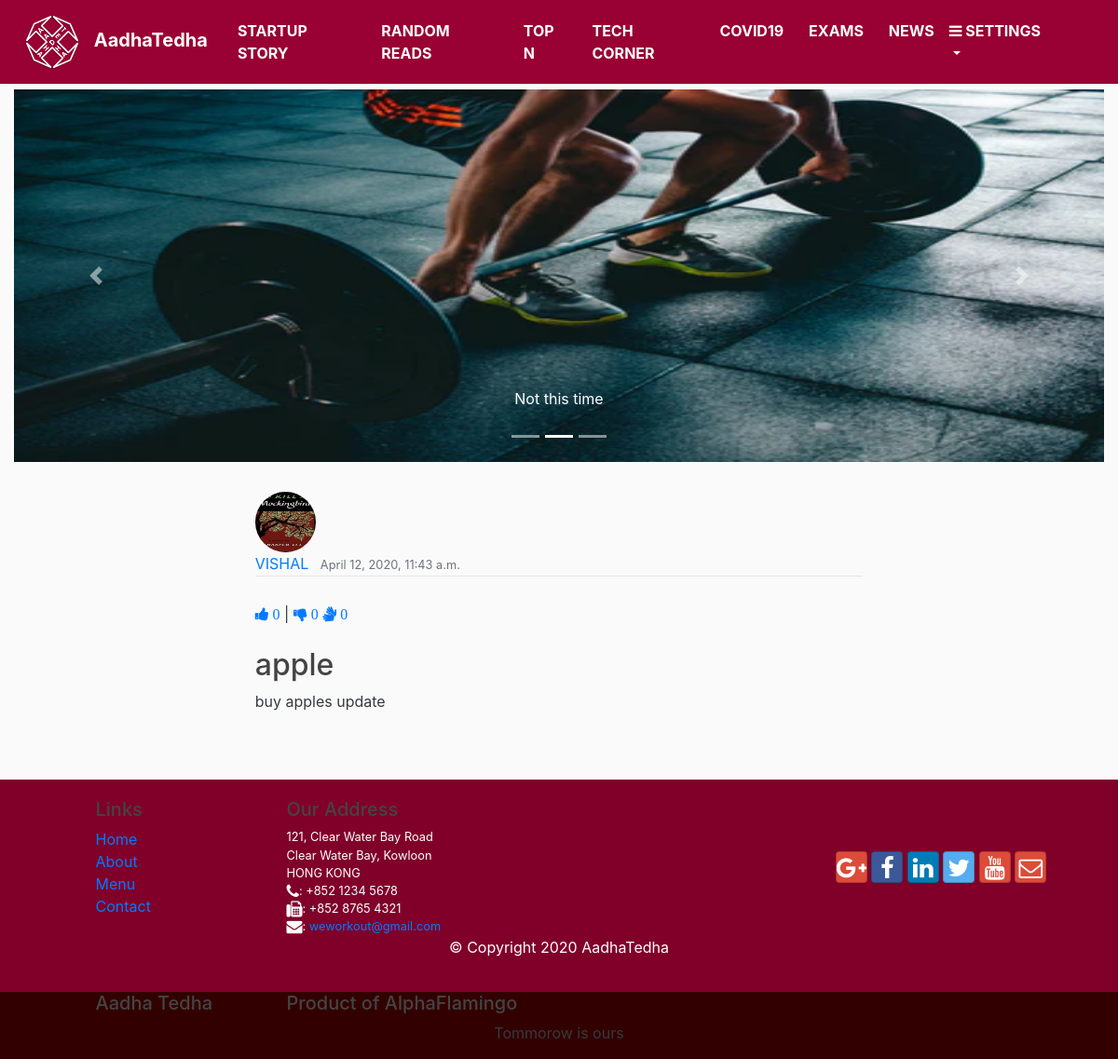
The app's page /post/4/, older data.
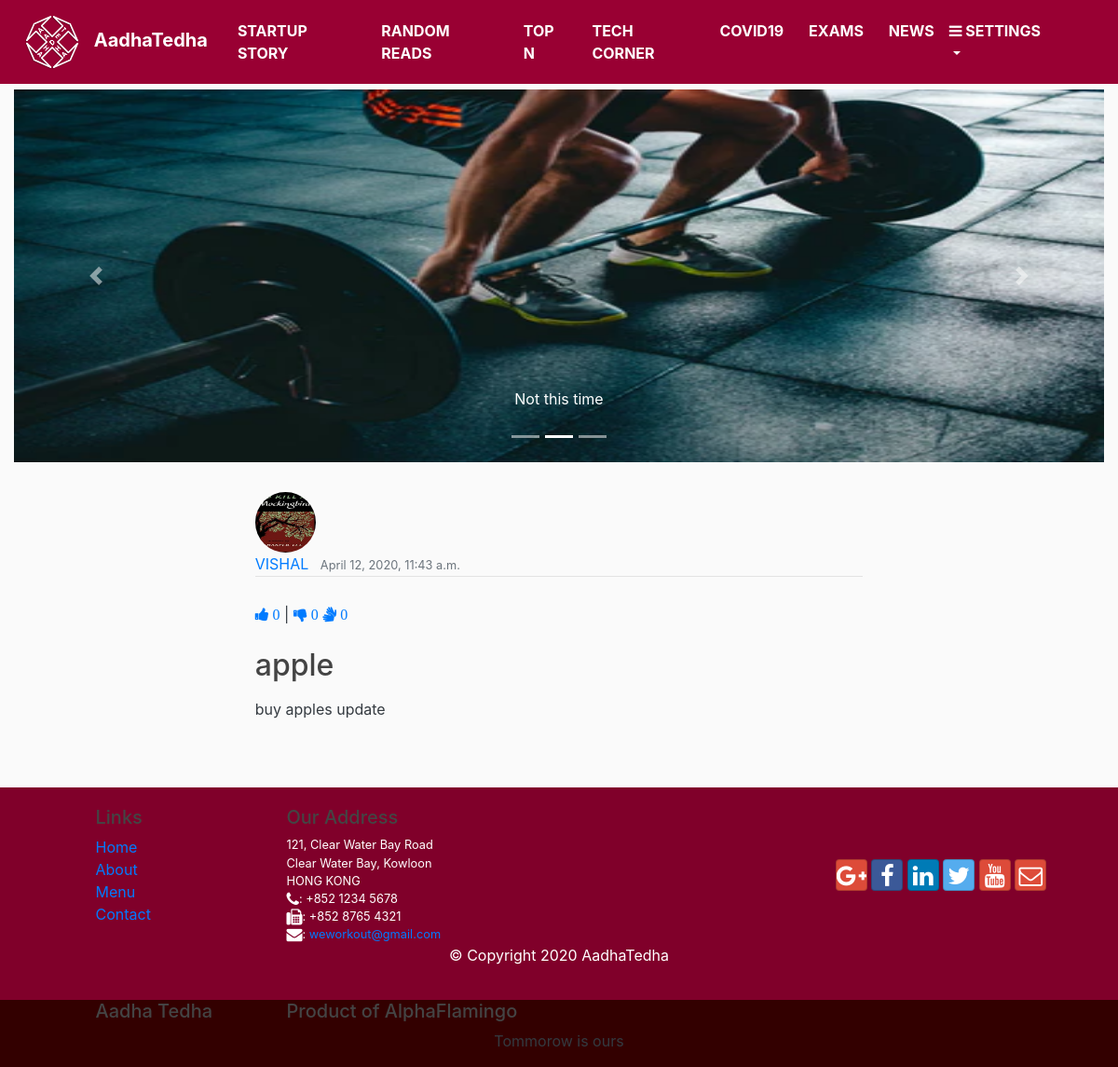
The same page, newer data.
### blog/models.py (models this page shows, shortened)
class Post(models.Model):
	author = models.ForeignKey(User, on_delete=models.CASCADE)
	title = models.CharField(max_length=100)
	section_CHOICES = [('Startup Story', 'Startup Story'), ('Random Reads', 'Random Reads'),
	('Top N', 'Top N'), ('Tech Corner', 'Tech Corner'), ('Convid-19', 'Covid-19'),
	('News', 'News'), ('Competetive Exams', 'Competetive Exams')]
	section = models.CharField(max_length=100, choices=section_CHOICES, default='Random Reads')
	content = RichTextUploadingField(blank=True)
	content2 = RichTextUploadingField(blank=True, config_name='special',
                                      external_plugin_resources=[
                                          ('youtube',
                                            '/static/blog/vendor/ckeditor_plugins/youtube/youtube/',
                                            'plugin.js',
                                            )
                                      ])
	date_posted = models.DateTimeField(default=timezone.now)
	last_edit = models.DateTimeField(auto_now=True)
	likes = models.IntegerField(default=0)
	dislikes = models.IntegerField(default=0)
	claps = models.IntegerField(default=0)

### users/models.py (models this page shows, shortened)
class Profile(models.Model):
    user = models.OneToOneField(User, on_delete=models.CASCADE)
    image = models.ImageField(default='default.jpg', upload_to='profile_pics')

### blog/views.py (the view)
# urls.py: path('post/<int:pk>/', PostDetailView.as_view(), name='post-detail'),
class PostDetailView(DetailView):
    model = Post
    context_object_name = 'eachpost'

### blog/templates/blog/post_detail.html (shortened to what this page needs)
{% extends "blog/base.html" %}
{% load mathfilters %}
{% load social_share %}
{% block content %}
<div class=" container-fluid col-7 py-3 "  >
    <img class="rounded-circle article-img" src="{{ eachpost.author.profile.image.url }}">
    <div class="media-body">
      <div class="article-metadata">
        <a id="page_top" class="mr-2" href="#">{{ eachpost.author|upper }}</a>
        <small class="text-muted">{{ eachpost.date_posted}}</small>
      </div>
      <br>
          <a href="#" onClick="document.getElementById('likebutton').submit()"><i class="fa fa-thumbs-up"> {{eachpost.likes}} </i></a>
              |
          <a href="#" onClick="document.getElementById('dislikebutton').submit()"><i class="fa fa-thumbs-down"> {{eachpost.dislikes}} </i></a>
          <a href="#"  onClick="document.getElementById('clapbutton').submit()"><i class="fa fa-sign-language"> {{eachpost.claps}} </i></a>
          <br>
      <h2 class="article-title">{{ eachpost.title }}</h2>
      <p class="article-content">{{ eachpost.content|safe }}</p>
      <br>
    </div>
</div>
{% endblock content %}

### blog/templates/blog/base.html (shortened to what the changed rows need)
{% load static %}
<!DOCTYPE html>
<html>
<head>
    <link rel="stylesheet" href="https://maxcdn.bootstrapcdn.com/bootstrap/4.0.0/css/bootstrap.min.css">
    <link rel="stylesheet" type="text/css" href="{% static 'blog/main.css' %}">
    <link rel="stylesheet" type="text/css"
    href="{% static 'blog/bootstrap-social/bootstrap-social.css' %}">
    <link rel="stylesheet"
    href="{% static 'blog/font-awesome/css/font-awesome.min.css' %}">
</head>
<body class="text-dark">
    <header class="site-header">
      <nav class="navbar navbar-expand-lg navbar-dark fixed-top py-0"
        style="font-weight:750; background-color: #990033; opacity:1.0">
          <div class="collapse navbar-collapse" id="navbarToggle">
            <div class="navbar-nav mr-auto">
              <a class="nav-item nav-link text-white" href="{% url 'section-home' 'startup' %}"> {{"Startup Story"|upper}} </a>  &nbsp &nbsp
              <a class="nav-item nav-link text-white" href="{% url 'section-home' 'random' %}">{{"Random Reads"|upper}}  </a>  &nbsp &nbsp
              <a class="nav-item nav-link text-white" href="{% url 'section-home' 'topn' %}">{{"Top N"|upper}}  </a>  &nbsp &nbsp
              <a class="nav-item nav-link text-white" href="{% url 'section-home' 'techcorner' %}"> {{"Tech corner"|upper}}</a>  &nbsp &nbsp
              <a class="nav-item nav-link text-white" href="{% url 'section-home' 'covid19' %}"> {{"Covid19"|upper}}</a> &nbsp &nbsp
              <a class="nav-item nav-link text-white" href="{% url 'section-home' 'compexam' %}"> {{"Exams"|upper}}</a> &nbsp &nbsp
              <a class="nav-item nav-link text-white" href="{% url 'section-home' 'news' %}"> {{"News"|upper}}</a>
            </div>
          </div>
      </nav>
    </header>
    <main role="main" class="container-fluid">
      <div class="row">
        <div class="col-md-12" style="margin-bottom:100p;">
          <div class="row">
            <div class="col-md-12">
            {% block content %}{% endblock %}
            </div>
          </div>
        </div>
      </div>
    </main>
</body>
</html>

Row changes from the older to the newer data that the page shows:
changed Post "apple": content "buy apples update" → "<p>buy apples update</p>" (drawn); section "RANDOM READS" → "STARTUP STORY"
Text that changed along with them:
{{ "Random Reads"|upper }}: (not shown) → "RANDOM READS"
{{ "Startup Story"|upper }}: "STARTUP STORY" → (not shown)
